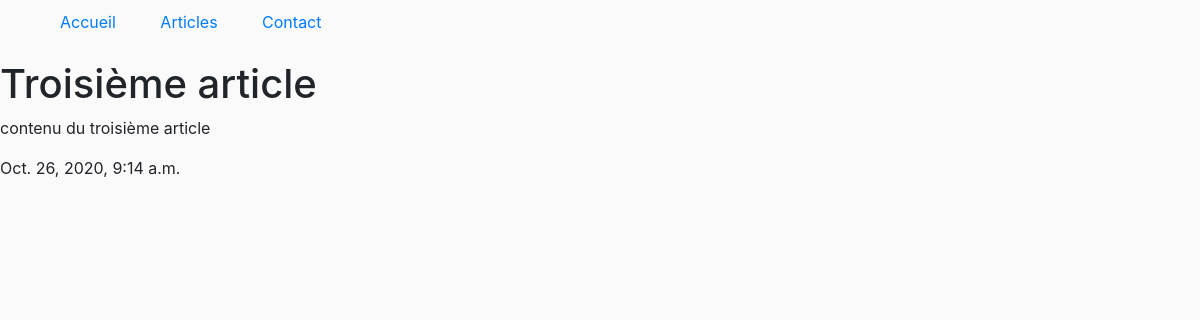
Screenshot of /articles/troisieme-article/ with the database file from the repository.
### articles/models.py (models this page shows, shortened)
class Article(models.Model):
    titre = models.CharField(max_length=150)
    contenu = models.TextField()
    slug = models.SlugField(max_length=100)
    date_publication = models.DateTimeField(auto_now_add=True)
    image = models.ImageField(default='default.jpg')

### articles/views.py (the view)
# urls.py: path('<slug:slug>/', views.article_view, name='article')
def article_view(request, slug):
    article = get_object_or_404(Article, slug=slug)
    return render(request, 'articles/detail.html', context={"article": article})

### articles/templates/articles/detail.html
{%  extends 'template_base.html' %}
{% block contenu %}
    <h1>{{ article.titre }}</h1>
    <p>{{ article.contenu }}</p>
    <span>{{ article.date_publication }}</span>
{% endblock %}

### static/css/styles.css (style rules this page uses)
body { background-color: #FAFAFA; }

### rows the page displays
Article: titre "Troisième article", contenu "contenu du troisième article", date_publication "Oct. 26, 2020, 9:14 a.m."
